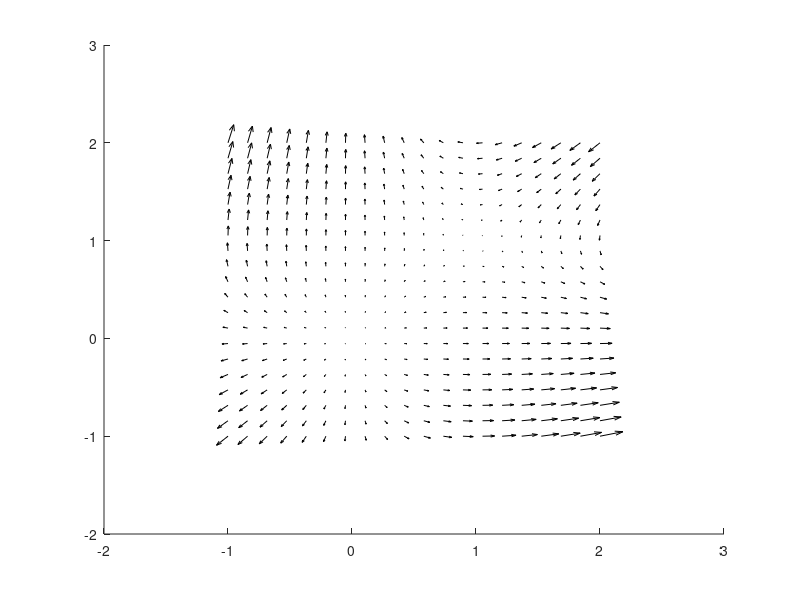

This chart was generated by the following MATLAB code: (Note: this script raises an error after producing the figure.)
clear
close all

u_min = -1;
u_max = 2;
v_min = -1;
v_max = 2;
detail = 20;

f = @(t,W) [W(1)*(1-W(2)); W(2)*(1-W(1))];
u_dom = linspace(u_min, u_max, detail);
v_dom = linspace(v_min, v_max, detail);

[x,y] = meshgrid(u_dom,v_dom);

u = zeros(size(x));
v = zeros(size(y));

t=0;
for i=1:numel(x)
    Wprime = f(t, [x(i), y(i)]);
    u(i) = Wprime(1);
    v(i) = Wprime(2);
end
fig=figure();
quiver(x,y,u,v,'k', 'Alignment','center');
axis tight equal
hold on
yline(0, 'r--')
yline(1, 'b--')
xline(0, 'b--')
xline(1, 'r--')

u0s = [0.009 0.01 0.01 -0.01 -0.01 2.1 2];
v0s = [0.01 0.009 -0.01 0.01 -0.01 2 2.1];

for i=1:length(u0s)
    u0 = u0s(i);
    v0 = v0s(i);
    [ts,ys] = ode45(f, [0,10], [u0 v0]);
    plot(ys(:,1), ys(:,2));
end

xlim([u_min u_max])
ylim([v_min v_max])
xlabel('u')
ylabel('v')
title("Phase Portrait of the simple 2 species model")
fontsize(fig, 18, 'points')
hold off